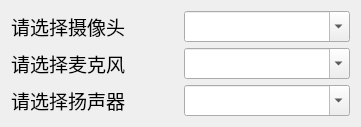
<?xml version="1.0" encoding="UTF-8"?>
<ui version="4.0">
 <class>TestDeviceMangerDialog</class>
 <widget class="QDialog" name="TestDeviceMangerDialog">
  <property name="geometry">
   <rect>
    <x>0</x>
    <y>0</y>
    <width>361</width>
    <height>111</height>
   </rect>
  </property>
  <property name="windowTitle">
   <string>设备选择</string>
  </property>
  <property name="statusTip">
   <string/>
  </property>
  <layout class="QGridLayout" name="gridLayout">
   <item row="0" column="1">
    <widget class="QComboBox" name="cameraChooseComboBox">
     <property name="font">
      <font>
       <pointsize>14</pointsize>
      </font>
     </property>
     <property name="mouseTracking">
      <bool>false</bool>
     </property>
     <property name="editable">
      <bool>true</bool>
     </property>
     <property name="currentText">
      <string notr="true"/>
     </property>
    </widget>
   </item>
   <item row="1" column="0">
    <widget class="QLabel" name="microphoneChooseLabel">
     <property name="font">
      <font>
       <pointsize>14</pointsize>
       <weight>50</weight>
       <bold>false</bold>
      </font>
     </property>
     <property name="text">
      <string>请选择麦克风</string>
     </property>
     <property name="alignment">
      <set>Qt::AlignLeading|Qt::AlignLeft|Qt::AlignVCenter</set>
     </property>
    </widget>
   </item>
   <item row="1" column="1">
    <widget class="QComboBox" name="microphoneChooseComboBox">
     <property name="font">
      <font>
       <pointsize>14</pointsize>
      </font>
     </property>
     <property name="editable">
      <bool>true</bool>
     </property>
     <property name="currentText">
      <string notr="true"/>
     </property>
    </widget>
   </item>
   <item row="2" column="1">
    <widget class="QComboBox" name="loudspeakerChooseComboBox">
     <property name="font">
      <font>
       <pointsize>14</pointsize>
       <weight>50</weight>
       <bold>false</bold>
      </font>
     </property>
     <property name="editable">
      <bool>true</bool>
     </property>
     <property name="currentText">
      <string notr="true"/>
     </property>
    </widget>
   </item>
   <item row="0" column="0">
    <widget class="QLabel" name="cameraChooseLabel">
     <property name="font">
      <font>
       <pointsize>14</pointsize>
       <weight>50</weight>
       <bold>false</bold>
      </font>
     </property>
     <property name="text">
      <string>请选择摄像头</string>
     </property>
     <property name="alignment">
      <set>Qt::AlignLeading|Qt::AlignLeft|Qt::AlignVCenter</set>
     </property>
    </widget>
   </item>
   <item row="2" column="0">
    <widget class="QLabel" name="loudspeakerChooseLabel">
     <property name="font">
      <font>
       <pointsize>14</pointsize>
       <weight>50</weight>
       <bold>false</bold>
      </font>
     </property>
     <property name="text">
      <string>请选择扬声器</string>
     </property>
     <property name="alignment">
      <set>Qt::AlignLeading|Qt::AlignLeft|Qt::AlignVCenter</set>
     </property>
    </widget>
   </item>
   <item row="3" column="0">
    <spacer name="verticalSpacer">
     <property name="orientation">
      <enum>Qt::Vertical</enum>
     </property>
     <property name="sizeHint" stdset="0">
      <size>
       <width>20</width>
       <height>40</height>
      </size>
     </property>
    </spacer>
   </item>
  </layout>
 </widget>
 <resources/>
 <connections/>
</ui>
